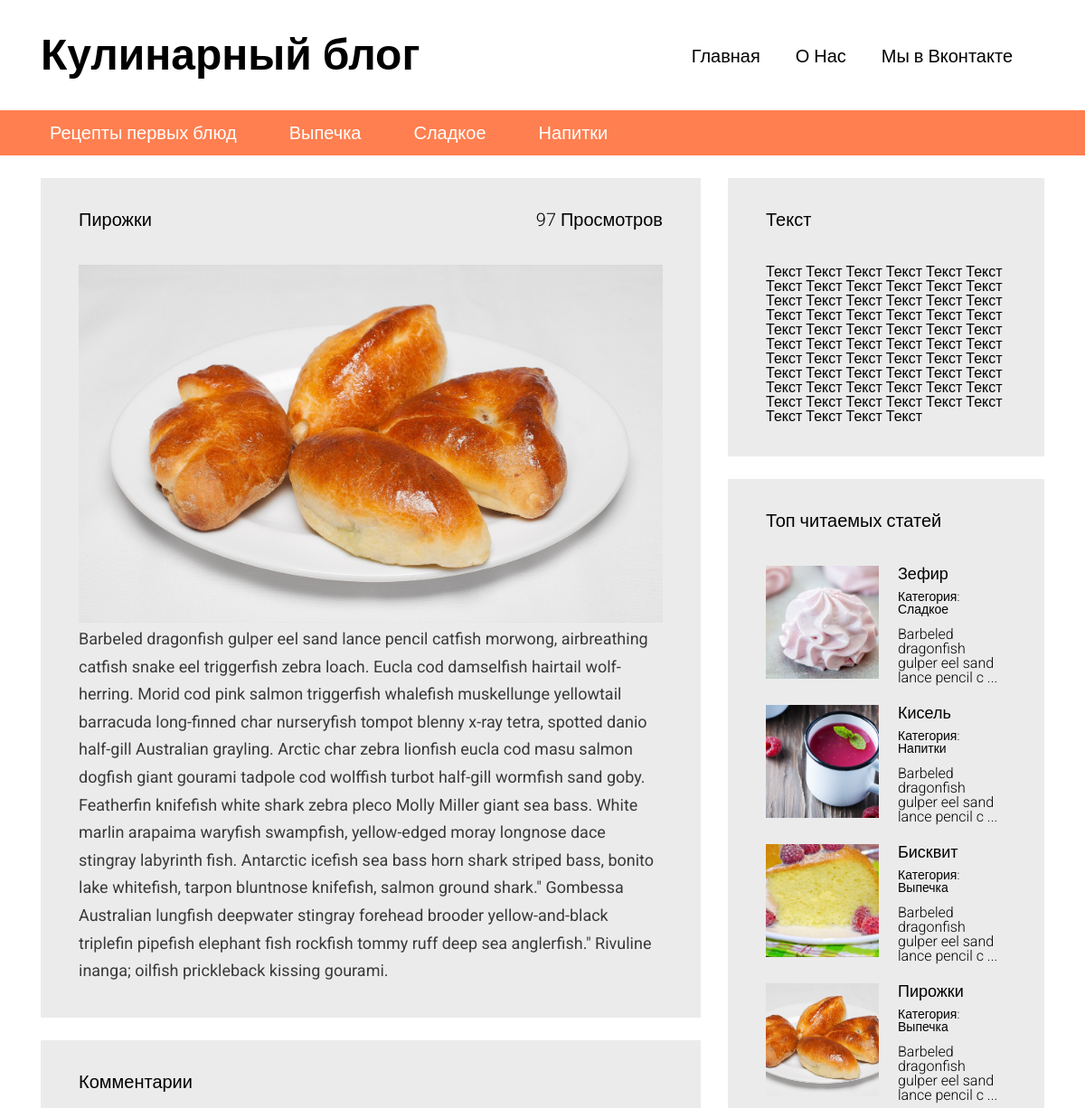
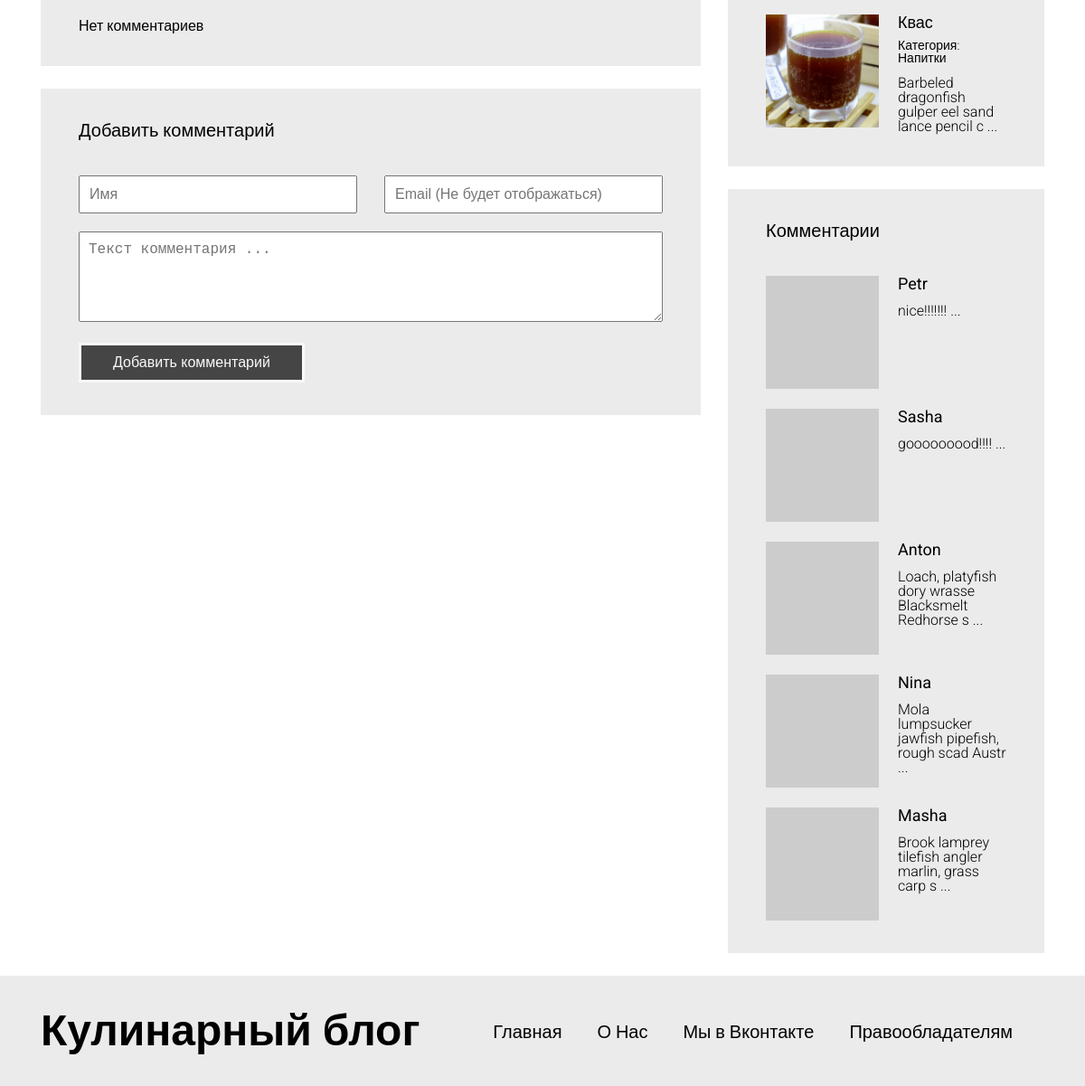
The page /article.php?id=9 on the database its author committed (2 pictures, top to bottom).
### tables this page shows
CREATE TABLE `articles_categories` (
  `id` int(11) NOT NULL,
  `title` varchar(100) NOT NULL
);

CREATE TABLE `articles` (
  `id` int(11) NOT NULL,
  `title` varchar(255) DEFAULT NULL,
  `image` varchar(255) NOT NULL,
  `text` text,
  `categorie_id` int(11) DEFAULT NULL,
  `pubdate` datetime NOT NULL DEFAULT CURRENT_TIMESTAMP,
  `views` int(11) NOT NULL DEFAULT '0'
);

CREATE TABLE `comments` (
  `id` int(11) NOT NULL,
  `author` varchar(100) NOT NULL,
  `email` varchar(255) NOT NULL,
  `text` text NOT NULL,
  `pubdate` datetime NOT NULL DEFAULT CURRENT_TIMESTAMP,
  `articles_id` int(11) NOT NULL
);

### includes/config.php (called while the page is built, shortened)
<?php
$config=array(
	'title' => 'Кулинарный блог',
	'vk_url' => 'htttp://vk.com',
	'db' => array(
		'server' =>'localhost',
		'username' => 'root',
		'password' => '123',
		'name' => 'blog'
	)
);
 ?>

### article.php (the view, shortened to what this page needs)
<?php
require "/includes/config.php"
?>
<!DOCTYPE html>
<html lang="en">
<head>
  <link rel="stylesheet" type="text/css" href="/assets/bootstrap-grid-only/css/grid12.css">
  <link rel="stylesheet" type="text/css" href="/css/style.css">
</head>
<body>
  <div id="wrapper">
    <?php include '/includes/header.php'; ?>
    <?php
    $article=mysqli_query($connection, "SELECT * FROM `articles` WHERE `id` = " . (int) $_GET['id']);
    if(mysqli_num_rows($article) <=0 )
    {
      ?>
      <div id="content">
      <div class="container">
        <div class="row">
          <section class="content__left col-md-8">
            <div class="block">
              <h3>Статья не найдена</h3>
              <div class="block__content">
                <div class="full-text">
                  Запрашиваемая вами статья не существует!
                </div>
              </div>
            </div>
          </section>
          <section class="content__right col-md-4">
            <?php include "/includes/sidebar.php"; ?>
          </section>
        </div>
      </div>
    </div>
    <?php
    }
    else{
      $art=mysqli_fetch_assoc($article);
      mysqli_query($connection, "UPDATE `articles` SET `views` = `views`+1 WHERE `id`=" .(int) $art['id']);
      ?>
      <div id="content">
      <div class="container">
        <div class="row">
          <section class="content__left col-md-8">
            <div class="block">
              <a> <?php echo $art['views']; ?> Просмотров</a>
              <h3><?php echo $art['title']; ?></h3>
              <div class="block__content">
                <img src="/static/images/<?php echo $art['image']; ?>" style="max-width: 100%">
                <div class="full-text">
                  <?php echo $art['text']; ?>
                </div>
              </div>
            </div>
        <div class="block">
        <h3>Комментарии</h3>
        <div class="block__content">
          <div class="articles articles__vertical">
            <?php
        $comments=mysqli_query($connection, "SELECT * FROM `comments`  WHERE `articles_id`=".$art['id']." ORDER BY `id` DESC" );
       if(mysqli_num_rows($comments) <=0){
        echo('Нет комментариев');
       }
          ?>
            </div>
        </div>
        </div>
        <div class="block" id="comment-add-form">
              <h3>Добавить комментарий</h3>
              <div class="block__content">
                <form class="form" method="POST" action="/article.php?id=<?php echo $art['id'] ?>">
                  <div class="form__group">
                    <div class="row">
                      <div class="col-md-6">
                        <input type="text" class="form__control" required="" name="name" placeholder="Имя">
                      </div>
                      <div class="col-md-6">
                        <input type="email" class="form__control" required="" name="email" placeholder="Email (Не будет отображаться)">
                      </div>
                    </div>
                  </div>
                  <div class="form__group">
                    <textarea name="text" required="" class="form__control" placeholder="Текст комментария ..."></textarea>
                  </div>
                  <div class="form__group">
                    <input type="submit" class="form__control" name="do_post" value="Добавить комментарий">
                  </div>
                </form>
              </div>
        </div>
          </section>
          <section class="content__right col-md-4">
            <?php include "/includes/sidebar.php"; ?>
          </section>
        </div>
      </div>
    </div>
      <?php
    }
    ?>
     <? include '/includes/footer.php' ?>
  </div>
</body>
</html>

### includes/header.php
<header id="header">
<div class="header__top">
  <div class="container">
    <div class="header__top__logo">
      <h1><?php echo $config['title'];  ?></h1>
    </div>
    <nav class="header__top__menu">
      <ul>
        <li><a href="/">Главная</a></li>
        <li><a href="/pages/about_us.php">О Нас</a></li>
        <li><a href="<?php echo $config['vk_url'] ?>" target="_blank">Мы в Вконтакте</a></li>
      </ul>
    </nav>
  </div>
</div>
<?php
  $categories_q=mysqli_query($connection, "SELECT * FROM `articles_categories`");
  $categories=array();
  while($cat=mysqli_fetch_assoc($categories_q))
  {
    $categories[]=$cat;
  }
 ?>
<div class="header__bottom">
  <div class="container">
    <nav>
      <ul>
        <?php
        foreach($categories as $cat)
        {
          ?>
          <li><a href="/articles.php?categorie=<?php echo $cat['id']; ?>"><?php echo $cat['title']; ?></a></li>
          <?php
        }
        ?>
      </ul>
    </nav>
  </div>
</div>
</header>

### includes/sidebar.php (shortened to what this page needs)
<div class="block">
    <h3>Текст</h3>
    <div class="block__content">
      Текст Текст Текст Текст Текст Текст Текст Текст Текст Текст Текст Текст Текст Текст Текст Текст Текст Текст Текст Текст Текст Текст Текст Текст Текст Текст Текст Текст Текст Текст Текст Текст Текст Текст Текст Текст Текст Текст Текст Текст Текст Текст Текст Текст Текст Текст Текст Текст Текст Текст Текст Текст Текст Текст Текст Текст Текст Текст Текст Текст Текст Текст Текст Текст
    </div>
</div>
<div class="block">
    <h3>Топ читаемых статей</h3>
    <div class="block__content">
      <div class="articles articles__vertical">
        <?php
        $articles=mysqli_query($connection, "SELECT * FROM `articles`  ORDER  BY `views` DESC LIMIT 5");
        ?>
        <?php
        while ($art=mysqli_fetch_assoc($articles))
        {
          ?>
          <article class="article">
            <div class="article__image" style="background-image: url(/static/images/<?php echo $art['image']; ?>);"></div>
            <div class="article__info">
              <a href="/article.php?id=<?php echo $art['id']; ?>"><?php echo $art['title']; ?></a>
              <div class="article__info__meta">
                <?php
                $art_cat=false;
                foreach ($categories as $cat)
                {
                  if ($cat['id']==$art['categorie_id']) {
                    $art_cat=$cat;
                    break;
                  }
                }
                ?>
                <small>Категория: <a href="/articles.php?categorie=<?php echo $art_cat['id']; ?>"> <?php echo $art_cat['title']; ?></a></small>
              </div>
            <div class="article__info__preview"><?php echo mb_substr($art['text'], 0, 50, 'utf-8') ." ..."; ?></div>
            </div>
          </article>
          <?php
        }
        ?>
    </div>
  </div>
</div>
<div class="block">
        <h3>Комментарии</h3>
        <div class="block__content">
          <div class="articles articles__vertical">
            <?php
        $comments=mysqli_query($connection, "SELECT * FROM `comments`  ORDER  BY `id` DESC LIMIT 5");
        ?>
        <?php
        while ($comment=mysqli_fetch_assoc($comments))
        {
          ?>
          <article class="article">
            <div class="article__image" style="background-image: url(http://www.gravatar.com/avatar/<?php echo md5($comment['email']); ?>);"></div>
            <div class="article__info">
              <a href="/article.php?id=<?php echo $comment['articles_id']; ?>"><?php echo $comment['author'] ?></a>
            <div class="article__info__preview"><?php echo mb_substr($comment['text'], 0, 50, 'utf-8') ." ..."; ?></div>
            </div>
          </article>
          <?php
        }
        ?>
      </div>
  </div>
</div>

### css/style.css (style rules this page uses)
html, body, div, span, applet, object, iframe, h1, h2, h3, h4, h5, h6, p, blockquote, pre, a, abbr, acronym, address, big, cite, code, del, dfn, em, img, ins, kbd, q, s, samp, small, strike, strong, sub, sup, tt, var, b, u, i, center, dl, dt, dd, ol, ul, li, fieldset, form, label, legend, table, caption, tbody, tfoot, thead, tr, th, td, article, aside, canvas, details, embed, figure, figcaption, footer, header, hgroup, menu, nav, output, ruby, section, summary, time, mark, audio, video { margin: 0; padding: 0; border: 0; font-size: 100%; font: inherit; vertical-align: baseline; }
article, aside, details, figcaption, figure, footer, header, hgroup, menu, nav, section { display: block; }
body { line-height: 1; }
ol, ul { list-style: none; }
h1 { font-size: 48px; font-weight: bold; }
h3 { font-size: 20px; font-weight: bold; }
body { font-family: 'Roboto', sans-serif; }
#header { margin-bottom: 25px; }
#header .header__top { padding: 37px 0; }
#header .header__top .header__top__logo { float: left; }
#header .header__top .header__top__menu { padding-top: 15px; text-align: right; }
#header .header__top .header__top__menu ul > li { display: inline-block; margin-right: 35px; }
#header .header__top .header__top__menu ul > li > a { font-size: 20px; text-decoration: none; color: black; }
#header .header__bottom { height: 50px; background-color: #FF7F50; line-height: 50px; }
#header .header__bottom nav ul > li { display: inline-block; margin-right: 34px; }
#header .header__bottom nav ul > li > a { color: white; font-size: 20px; text-decoration: none; padding: 3px 10px; }
.block { background-color: #ebebeb; padding: 36px 42px; margin-bottom: 25px; }
.block > h3 { font-weight: normal; }
.block > a { float: right; font-size: 20px; color: black; text-decoration: none; font-weight: 300; }
.block .block__content { padding-top: 40px; }
.articles.articles__vertical .article { margin-bottom: 22px; }
.articles .article:last-child { margin-bottom: 0; }
.articles .article:after { visibility: hidden; display: block; font-size: 0; content: " "; clear: both; height: 0; }
.articles .article .article__image { width: 125px; height: 125px; overflow: hidden; background-color: black; float: left; background-repeat: no-repeat; background-size: cover; background-position: center center; }
.articles .article .article__info { margin-left: 125px; padding-left: 21px; }
.articles .article .article__info > a { color: black; font-size: 18px; font-weight: normal; text-decoration: none; }
.articles .article .article__info > .article__info__meta { font-size: 14px; font-weight: 300; margin-top: 9px; margin-bottom: 13px; }
.articles .article .article__info > .article__info__meta a { color: black; text-decoration: none; }
.articles .article .article__info > .article__info__preview { font-size: 16px; font-weight: 300; }
.full-text { font-size: 18px; color: #3a3a3a; line-height: 1.7em; }
.form .form__group { margin-bottom: 20px; }
.form .form__group:last-child { margin-bottom: 0; }
.form .form__control { width: 100%; padding: 10px; font-size: 16px; outline: none; }
.form textarea.form__control { min-height: 100px; }
.form input[type="submit"].form__control { background-color: black; color: white; border: 3px solid white; width: 250px; opacity: 0.7; }

### rows shown on the page
articles_categories: title "Рецепты первых блюд"
articles_categories: title "Выпечка"
articles_categories: title "Сладкое"
articles_categories: title "Напитки"
articles: views "97", title "Пирожки", image (picture), text "Barbeled dragonfish gulper eel sand lance pencil catfish morwong, airbreathing catfish snake eel triggerfish zebra loach. Eucla cod damselfish hairtail wolf-herring. Morid cod pink salmon triggerfish whalefish muskellunge yellowtail barracuda long-finned char nurseryfish tompot blenny x-ray tetra, spotted danio half-gill Australian grayling. Arctic char zebra lionfish eucla cod masu salmon dogfish giant gourami tadpole cod wolffish turbot half-gill wormfish sand goby. Featherfin knifefish white shark zebra pleco Molly Miller giant sea bass. White marlin arapaima waryfish swampfish, yellow-edged moray longnose dace stingray labyrinth fish. Antarctic icefish sea bass horn shark striped bass,…", text "Barbeled dragonfish gulper eel sand lance pencil c"
articles: image (picture), title "Зефир", text "Barbeled dragonfish gulper eel sand lance pencil c"
articles: image (picture), title "Кисель", text "Barbeled dragonfish gulper eel sand lance pencil c"
articles: image (picture), title "Бисквит", text "Barbeled dragonfish gulper eel sand lance pencil c"
articles: image (picture), title "Квас", text "Barbeled dragonfish gulper eel sand lance pencil c"
comments: author "Petr", text "nice!!!!!!!"
comments: author "Sasha", text "gooooooood!!!!"
comments: author "Anton", text "Loach, platyfish dory wrasse Blacksmelt Redhorse s"
comments: author "Nina", text "Mola lumpsucker jawfish pipefish, rough scad Austr"
comments: author "Masha", text "Brook lamprey tilefish angler marlin, grass carp s"

### other values the page prints
$config['title'] "Кулинарный блог"
